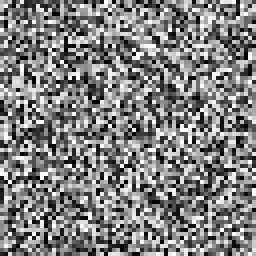
%> input picture matlab/Compression and encryption/data/black/suoluetu_E.tiff, 64 x 64 px (shown 4 times larger)
$ octave correlation_analysis.m   (GNU Octave 9; MATLAB toolbox functions it lacks are replaced by stand-ins)
%> lines starting %> are read from the running program, lines starting %| are printed output that depends on the picture; long printed decimals are rounded
%% 加密系统像素相关性分析
%   @author:董昊
%   @date:2020.04.17
%% 原始图像相邻像素相关性分析
%{
先随机在0~M-1行和0~N-1列选中5000个像素点，
计算水平相关性时，选择每个点的相邻的右边的点；
计算垂直相关性时，选择每个点的相邻的下方的点；
计算对角线相关性时，选择每个点的相邻的右下方的点。
%}
clear;clc;
I=imread('./data/black/suoluetu_E.tiff');         %读取图像信息
%> I is the input picture: size 64x64 uint8; min 0, max 255, mean 128


J1=I;             %读取图像信息

I = J1;
I1=I;        %R
I2=I;        %G
I3=I;        %B
Q_R=I;
Q_G=I;
Q_B=I;
[M,N]=size(I1);                      %将图像的行列赋值给M,N
%> M = 64; N = 64
NN=2000;    %随机取5000对像素点
x1=ceil(rand(1,NN)*(M-1));      %生成5000个1~M-1的随机整数作为行
y1=ceil(rand(1,NN)*(N-1));      %生成5000个1~N-1的随机整数作为列
%预分配内存
XX_R_SP=zeros(1,NN);YY_R_SP=zeros(1,NN);        %水平
XX_G_SP=zeros(1,NN);YY_G_SP=zeros(1,NN);
XX_B_SP=zeros(1,NN);YY_B_SP=zeros(1,NN);
XX_R_CZ=zeros(1,NN);YY_R_CZ=zeros(1,NN);        %垂直
XX_G_CZ=zeros(1,NN);YY_G_CZ=zeros(1,NN);
XX_B_CZ=zeros(1,NN);YY_B_CZ=zeros(1,NN);
XX_R_DJX=zeros(1,NN);YY_R_DJX=zeros(1,NN);      %对角线
XX_G_DJX=zeros(1,NN);YY_G_DJX=zeros(1,NN);
XX_B_DJX=zeros(1,NN);YY_B_DJX=zeros(1,NN);
for i=1:NN
    %水平
    XX_R_SP(i)=I1(x1(i),y1(i));
    YY_R_SP(i)=I1(x1(i)+1,y1(i));
    XX_G_SP(i)=I2(x1(i),y1(i));
    YY_G_SP(i)=I2(x1(i)+1,y1(i));
    XX_B_SP(i)=I3(x1(i),y1(i));
    YY_B_SP(i)=I3(x1(i)+1,y1(i));
    %垂直
    XX_R_CZ(i)=I1(x1(i),y1(i));
    YY_R_CZ(i)=I1(x1(i),y1(i)+1);
    XX_G_CZ(i)=I2(x1(i),y1(i));
    YY_G_CZ(i)=I2(x1(i),y1(i)+1);
    XX_B_CZ(i)=I3(x1(i),y1(i));
    YY_B_CZ(i)=I3(x1(i),y1(i)+1);
    %对角线
    XX_R_DJX(i)=I1(x1(i),y1(i));
    YY_R_DJX(i)=I1(x1(i)+1,y1(i)+1);
    XX_G_DJX(i)=I2(x1(i),y1(i));
    YY_G_DJX(i)=I2(x1(i)+1,y1(i)+1);
    XX_B_DJX(i)=I3(x1(i),y1(i));
    YY_B_DJX(i)=I3(x1(i)+1,y1(i)+1);
end
%> after the loop, XX_B_CZ = 2000 values, max 255 at index 2, min 0 at index 559, mean 127.9; XX_B_DJX has the same summary as XX_B_CZ; XX_B_SP has the same summary as XX_B_CZ; XX_G_CZ has the same summary as XX_B_CZ; XX_G_DJX has the same summary as XX_B_CZ; XX_G_SP has the same summary as XX_B_CZ; XX_R_CZ has the same summary as XX_B_CZ; XX_R_DJX has the same summary as XX_B_CZ; XX_R_SP has the same summary as XX_B_CZ; YY_B_CZ = 2000 values, max 255 at index 11, min 0 at index 345, mean 127.5; YY_B_DJX = 2000 values, max 255 at index 33, min 0 at index 165, mean 127.8; YY_B_SP = 2000 values, max 255 at index 78, min 0 at index 173, mean 129.7; YY_G_CZ has the same summary as YY_B_CZ; YY_G_DJX has the same summary as YY_B_DJX; YY_G_SP has the same summary as YY_B_SP; YY_R_CZ has the same summary as YY_B_CZ; YY_R_DJX has the same summary as YY_B_DJX; YY_R_SP has the same summary as YY_B_SP
%水平
R=figure('color',[1 1 1]);
scatter(XX_R_SP,YY_R_SP,18,'filled');
xlabel('Gray value of random pixels');
ylabel('Gray value of pixel in horizontal direction adjacent to the point');
% title('原始图像R通道水平相邻元素相关性点图');
axis([0 255,0 255]);
set(gca,'XTick',0:15:255);
set(gca,'YTick',0:15:255);
frame = getframe(R);
R_original_Horizontal=frame2im(frame);
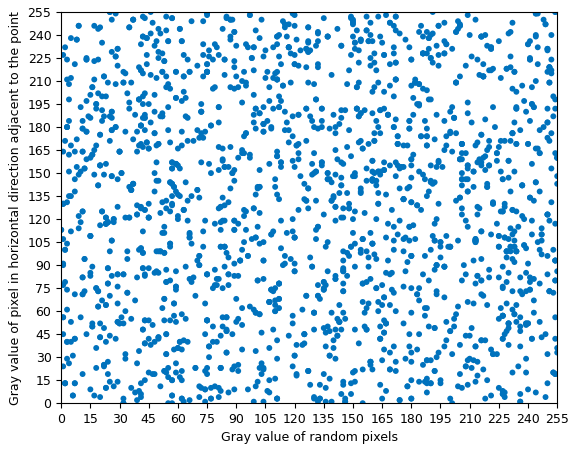
%> R_original_Horizontal: size 452x576x3 uint8; mean R, G, B 211.8, 228.7, 239.8
imwrite(R_original_Horizontal,'./testImage/lena加密前水平.png','png');
% [46 lines of commented-out code are left out]
R=figure('color',[1 1 1]);
scatter(XX_R_CZ,YY_R_CZ,18,'filled');
xlabel('Gray value of random pixels');
ylabel('Gray value of pixel in the vertical direction adjacent to the point');
% title('原始图像R通道垂直相邻元素相关性点图');
axis([0 255,0 255]);
set(gca,'XTick',0:15:255);
set(gca,'YTick',0:15:255);
frame = getframe(R);
R_original_Vertical=frame2im(frame);
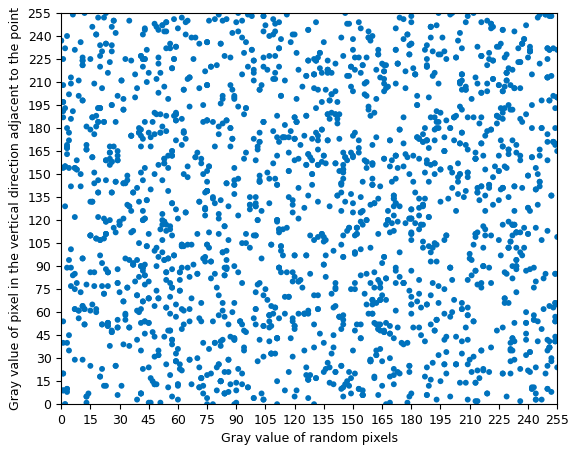
%> R_original_Vertical: size 453x576x3 uint8; mean R, G, B 211.9, 228.7, 239.8
imwrite(R_original_Vertical,'./testImage/lena加密前垂直.png','png');
% [47 lines of commented-out code are left out]
R=figure('color',[1 1 1]);
scatter(XX_R_DJX,YY_R_DJX,18,'filled');
xlabel('Gray value of random pixels');
ylabel('Gray value of pixel in diagonal direction adjacent to the point');
% title('原始图像R通道对角线相邻元素相关性点图');
axis([0 255,0 255]);
set(gca,'XTick',0:15:255);
set(gca,'YTick',0:15:255);
frame = getframe(R);
R_original_Diagonal=frame2im(frame);
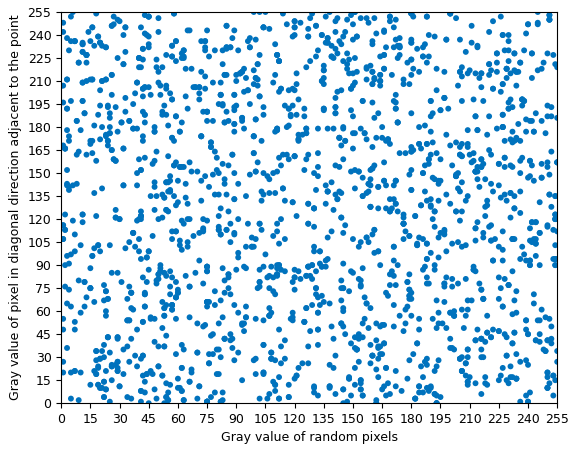
%> R_original_Diagonal: size 452x576x3 uint8; mean R, G, B 212, 228.8, 239.9
imwrite(R_original_Diagonal,'./testImage/lena/lena_suoluetu加密前对角.png','png');
% [47 lines of commented-out code are left out]
EX1_R=0;EY1_SP_R=0;DX1_R=0;DY1_SP_R=0;COVXY1_SP_R=0;    %计算水平相关性时需要的变量
EY1_CZ_R=0;DY1_CZ_R=0;COVXY1_CZ_R=0;                %垂直
EY1_DJX_R=0;DY1_DJX_R=0;COVXY1_DJX_R=0;             %对角线
%G通道
EX1_G=0;EY1_SP_G=0;DX1_G=0;DY1_SP_G=0;COVXY1_SP_G=0;
EY1_CZ_G=0;DY1_CZ_G=0;COVXY1_CZ_G=0;
EY1_DJX_G=0;DY1_DJX_G=0;COVXY1_DJX_G=0;
%B通道
EX1_B=0;EY1_SP_B=0;DX1_B=0;DY1_SP_B=0;COVXY1_SP_B=0;
EY1_CZ_B=0;DY1_CZ_B=0;COVXY1_CZ_B=0;
EY1_DJX_B=0;DY1_DJX_B=0;COVXY1_DJX_B=0;

I1=double(I1);%将I1转换成双精度浮点类型
I2=double(I2);%将I2转换成双精度浮点类型
I3=double(I3);%将I3转换成双精度浮点类型
for i=1:NN
    %第一个像素点的E，水平、垂直、对角线时计算得出的第一个像素点的E相同，统一用EX1表示
    EX1_R=EX1_R+I1(x1(i),y1(i));
    EX1_G=EX1_G+I2(x1(i),y1(i));
    EX1_B=EX1_B+I3(x1(i),y1(i));
    %第二个像素点的E，水平、垂直、对角线的E分别对应EY1_SP、EY1_CZ、EY1_DJX
    %R通道
    EY1_SP_R=EY1_SP_R+I1(x1(i),y1(i)+1);
    EY1_CZ_R=EY1_CZ_R+I1(x1(i)+1,y1(i));
    EY1_DJX_R=EY1_DJX_R+I1(x1(i)+1,y1(i)+1);
    %G通道
    EY1_SP_G=EY1_SP_G+I2(x1(i),y1(i)+1);
    EY1_CZ_G=EY1_CZ_G+I2(x1(i)+1,y1(i));
    EY1_DJX_G=EY1_DJX_G+I2(x1(i)+1,y1(i)+1);
    %B通道
    EY1_SP_B=EY1_SP_B+I3(x1(i),y1(i)+1);
    EY1_CZ_B=EY1_CZ_B+I3(x1(i)+1,y1(i));
    EY1_DJX_B=EY1_DJX_B+I3(x1(i)+1,y1(i)+1);
end
%> this loop made 2000 passes
%> (EX1_R, EX1_G, EX1_B, EY1_SP_R, EY1_CZ_R, EY1_DJX_R, EY1_SP_G, EY1_CZ_G) on passes 1 to 3: (128, 128, 128, 19, 12, 223, 19, 12), (383, 383, 383, 128, 48, 335, 128, 48), (620, 620, 620, 225, 170, 495, 225, 170)
%统一在循环外除以像素点对数1000，可减少运算次数
% R通道
EX1_R=EX1_R/NN;
EY1_SP_R=EY1_SP_R/NN;
EY1_CZ_R=EY1_CZ_R/NN;
EY1_DJX_R=EY1_DJX_R/NN;
% G通道
EX1_G=EX1_G/NN;
EY1_SP_G=EY1_SP_G/NN;
EY1_CZ_G=EY1_CZ_G/NN;
EY1_DJX_G=EY1_DJX_G/NN;
% B通道
EX1_B=EX1_B/NN;
EY1_SP_B=EY1_SP_B/NN;
EY1_CZ_B=EY1_CZ_B/NN;
EY1_DJX_B=EY1_DJX_B/NN;
for i=1:NN
    %第一个像素点的D，水平、垂直、对角线时计算得出第一个像素点的D相同，统一用DX表示
    DX1_R=DX1_R+(I1(x1(i),y1(i))-EX1_R)^2;
    DX1_G=DX1_G+(I2(x1(i),y1(i))-EX1_G)^2;
    DX1_B=DX1_B+(I3(x1(i),y1(i))-EX1_B)^2;
    %第二个像素点的D，水平、垂直、对角线的D分别对应DY1_SP、DY1_CZ、DY1_DJX
    %R通道
    DY1_SP_R=DY1_SP_R+(I1(x1(i),y1(i)+1)-EY1_SP_R)^2;
    DY1_CZ_R=DY1_CZ_R+(I1(x1(i)+1,y1(i))-EY1_CZ_R)^2;
    DY1_DJX_R=DY1_DJX_R+(I1(x1(i)+1,y1(i)+1)-EY1_DJX_R)^2;
    %G通道
    DY1_SP_G=DY1_SP_G+(I2(x1(i),y1(i)+1)-EY1_SP_G)^2;
    DY1_CZ_G=DY1_CZ_G+(I2(x1(i)+1,y1(i))-EY1_CZ_G)^2;
    DY1_DJX_G=DY1_DJX_G+(I2(x1(i)+1,y1(i)+1)-EY1_DJX_G)^2;
    %B通道
    DY1_SP_B=DY1_SP_B+(I3(x1(i),y1(i)+1)-EY1_SP_B)^2;
    DY1_CZ_B=DY1_CZ_B+(I3(x1(i)+1,y1(i))-EY1_CZ_B)^2;
    DY1_DJX_B=DY1_DJX_B+(I3(x1(i)+1,y1(i)+1)-EY1_DJX_B)^2;
    %两个相邻像素点相关函数的计算，水平、垂直、对角线
    %R通道
    COVXY1_SP_R=COVXY1_SP_R+(I1(x1(i),y1(i))-EX1_R)*(I1(x1(i),y1(i)+1)-EY1_SP_R);
    COVXY1_CZ_R=COVXY1_CZ_R+(I1(x1(i),y1(i))-EX1_R)*(I1(x1(i)+1,y1(i))-EY1_CZ_R);
    COVXY1_DJX_R=COVXY1_DJX_R+(I1(x1(i),y1(i))-EX1_R)*(I1(x1(i)+1,y1(i)+1)-EY1_DJX_R);
    %G通道
    COVXY1_SP_G=COVXY1_SP_G+(I2(x1(i),y1(i))-EX1_G)*(I2(x1(i),y1(i)+1)-EY1_SP_G);
    COVXY1_CZ_G=COVXY1_CZ_G+(I2(x1(i),y1(i))-EX1_G)*(I2(x1(i)+1,y1(i))-EY1_CZ_G);
    COVXY1_DJX_G=COVXY1_DJX_G+(I2(x1(i),y1(i))-EX1_G)*(I2(x1(i)+1,y1(i)+1)-EY1_DJX_G);
    %B通道
    COVXY1_SP_B=COVXY1_SP_B+(I3(x1(i),y1(i))-EX1_B)*(I3(x1(i),y1(i)+1)-EY1_SP_B);
    COVXY1_CZ_B=COVXY1_CZ_B+(I3(x1(i),y1(i))-EX1_B)*(I3(x1(i)+1,y1(i))-EY1_CZ_B);
    COVXY1_DJX_B=COVXY1_DJX_B+(I3(x1(i),y1(i))-EX1_B)*(I3(x1(i)+1,y1(i)+1)-EY1_DJX_B);
end
%统一在循环外除以像素点对数1000，可减少运算次数
%R通道
DX1_R=DX1_R/NN;
DY1_SP_R=DY1_SP_R/NN;
DY1_CZ_R=DY1_CZ_R/NN;
DY1_DJX_R=DY1_DJX_R/NN;
COVXY1_SP_R=COVXY1_SP_R/NN;
COVXY1_CZ_R=COVXY1_CZ_R/NN;
COVXY1_DJX_R=COVXY1_DJX_R/NN;
%G通道
DX1_G=DX1_G/NN;
DY1_SP_G=DY1_SP_G/NN;
DY1_CZ_G=DY1_CZ_G/NN;
DY1_DJX_G=DY1_DJX_G/NN;
COVXY1_SP_G=COVXY1_SP_G/NN;
COVXY1_CZ_G=COVXY1_CZ_G/NN;
COVXY1_DJX_G=COVXY1_DJX_G/NN;
%B通道
DX1_B=DX1_B/NN;
DY1_SP_B=DY1_SP_B/NN;
DY1_CZ_B=DY1_CZ_B/NN;
DY1_DJX_B=DY1_DJX_B/NN;
COVXY1_SP_B=COVXY1_SP_B/NN;
COVXY1_CZ_B=COVXY1_CZ_B/NN;
COVXY1_DJX_B=COVXY1_DJX_B/NN;
%水平、垂直、对角线的相关性
%R通道
RXY1_SP_R=COVXY1_SP_R/sqrt(DX1_R*DY1_SP_R);
RXY1_CZ_R=COVXY1_CZ_R/sqrt(DX1_R*DY1_CZ_R);
RXY1_DJX_R=COVXY1_DJX_R/sqrt(DX1_R*DY1_DJX_R);
%G通道
RXY1_SP_G=COVXY1_SP_G/sqrt(DX1_G*DY1_SP_G);
RXY1_CZ_G=COVXY1_CZ_G/sqrt(DX1_G*DY1_CZ_G);
RXY1_DJX_G=COVXY1_DJX_G/sqrt(DX1_G*DY1_DJX_G);
%B通道
RXY1_SP_B=COVXY1_SP_B/sqrt(DX1_B*DY1_SP_B);
RXY1_CZ_B=COVXY1_CZ_B/sqrt(DX1_B*DY1_CZ_B);
RXY1_DJX_B=COVXY1_DJX_B/sqrt(DX1_B*DY1_DJX_B);

%% 加密图像相邻图像相关性分析
%{
先随机在0~M-1行和0~N-1列选中1000个像素点，
计算水平相关性时，选择每个点的相邻的右边的点；
计算垂直相关性时，选择每个点的相邻的下方的点；
计算对角线相关性时，选择每个点的相邻的右下方的点。
%}
%相关性曲线
%水平
XX_R_SP=zeros(1,NN);YY_R_SP=zeros(1,NN);  %预分配内存
XX_G_SP=zeros(1,NN);YY_G_SP=zeros(1,NN);
XX_B_SP=zeros(1,NN);YY_B_SP=zeros(1,NN);
%垂直
XX_R_CZ=zeros(1,NN);YY_R_CZ=zeros(1,NN);  %预分配内存
XX_G_CZ=zeros(1,NN);YY_G_CZ=zeros(1,NN);
XX_B_CZ=zeros(1,NN);YY_B_CZ=zeros(1,NN);
%对角线
XX_R_DJX=zeros(1,NN);YY_R_DJX=zeros(1,NN);  %预分配内存
XX_G_DJX=zeros(1,NN);YY_G_DJX=zeros(1,NN);
XX_B_DJX=zeros(1,NN);YY_B_DJX=zeros(1,NN);
for i=1:NN
    %水平
    XX_R_SP(i)=Q_R(x1(i),y1(i));
    YY_R_SP(i)=Q_R(x1(i)+1,y1(i));
    XX_G_SP(i)=Q_G(x1(i),y1(i));
    YY_G_SP(i)=Q_G(x1(i)+1,y1(i));
    XX_B_SP(i)=Q_B(x1(i),y1(i));
    YY_B_SP(i)=Q_B(x1(i)+1,y1(i));
    %垂直
    XX_R_CZ(i)=Q_R(x1(i),y1(i));
    YY_R_CZ(i)=Q_R(x1(i),y1(i)+1);
    XX_G_CZ(i)=Q_G(x1(i),y1(i));
    YY_G_CZ(i)=Q_G(x1(i),y1(i)+1);
    XX_B_CZ(i)=Q_B(x1(i),y1(i));
    YY_B_CZ(i)=Q_B(x1(i),y1(i)+1);
    %对角线
    XX_R_DJX(i)=Q_R(x1(i),y1(i));
    YY_R_DJX(i)=Q_R(x1(i)+1,y1(i)+1);
    XX_G_DJX(i)=Q_G(x1(i),y1(i));
    YY_G_DJX(i)=Q_G(x1(i)+1,y1(i)+1);
    XX_B_DJX(i)=Q_B(x1(i),y1(i));
    YY_B_DJX(i)=Q_B(x1(i)+1,y1(i)+1);
end
%水平
R=figure('color',[1 1 1]);
scatter(XX_R_SP,YY_R_SP,18,'filled');
xlabel('Gray value of random pixels in R channel');
ylabel('Gray value of pixel in horizontal direction adjacent to the point');
% title('加密图像R通道水平相邻元素相关性点图');
axis([0 255,0 255]);
set(gca,'XTick',0:15:255);
set(gca,'YTick',0:15:255);
frame = getframe(R);
R_aftet_Horizontal=frame2im(frame);
imwrite(R_aftet_Horizontal,'./testImage/lena加密后.png','png');
% [47 lines of commented-out code are left out]
R=figure('color',[1 1 1]);
scatter(XX_R_CZ,YY_R_CZ,18,'filled');
xlabel('Gray value of random pixels in R channel');
ylabel('Gray value of pixel in the vertical direction adjacent to the point');
% title('加密图像R通道垂直相邻元素相关性点图');
axis([0 255,0 255]);
set(gca,'XTick',0:15:255);
set(gca,'YTick',0:15:255);
frame = getframe(R);
R_aftet_Vertical=frame2im(frame);
% [48 lines of commented-out code are left out]
R=figure('color',[1 1 1]);
scatter(XX_R_DJX,YY_R_DJX,18,'filled');
xlabel('Gray value of random pixels in channel R');
ylabel('Gray value of pixel in diagonal direction adjacent to the point');
% title('加密图像R通道对角线相邻元素相关性点图');
axis([0 255,0 255]);
set(gca,'XTick',0:15:255);
set(gca,'YTick',0:15:255);
frame = getframe(R);
R_aftet_Diagonal=frame2im(frame);
% [49 lines of commented-out code are left out]
Q_R=double(Q_R);
EX2_R=0;EY2_SP_R=0;DX2_R=0;DY2_SP_R=0;COVXY2_SP_R=0;    %水平
EY2_CZ_R=0;DY2_CZ_R=0;COVXY2_CZ_R=0;    %垂直
EY2_DJX_R=0;DY2_DJX_R=0;COVXY2_DJX_R=0;   %对角线
%G通道
Q_G=double(Q_G);
EX2_G=0;EY2_SP_G=0;DX2_G=0;DY2_SP_G=0;COVXY2_SP_G=0;    %水平
EY2_CZ_G=0;DY2_CZ_G=0;COVXY2_CZ_G=0;    %垂直
EY2_DJX_G=0;DY2_DJX_G=0;COVXY2_DJX_G=0;   %对角线
%B通道
Q_B=double(Q_B);
EX2_B=0;EY2_SP_B=0;DX2_B=0;DY2_SP_B=0;COVXY2_SP_B=0;    %水平
EY2_CZ_B=0;DY2_CZ_B=0;COVXY2_CZ_B=0;    %垂直
EY2_DJX_B=0;DY2_DJX_B=0;COVXY2_DJX_B=0;   %对角线
for i=1:NN
    %第一个像素点的E，水平、垂直、对角线时计算得出的第一个像素点的E相同，统一用EX2表示
    EX2_R=EX2_R+Q_R(x1(i),y1(i));
    EX2_G=EX2_G+Q_G(x1(i),y1(i));
    EX2_B=EX2_B+Q_B(x1(i),y1(i));
    %第二个像素点的E，水平、垂直、对角线的E分别对应EY2_SP、EY2_CZ、EY2_DJX
    %R通道
    EY2_SP_R=EY2_SP_R+Q_R(x1(i),y1(i)+1);
    EY2_CZ_R=EY2_CZ_R+Q_R(x1(i)+1,y1(i));
    EY2_DJX_R=EY2_DJX_R+Q_R(x1(i)+1,y1(i)+1);
    %G通道
    EY2_SP_G=EY2_SP_G+Q_G(x1(i),y1(i)+1);
    EY2_CZ_G=EY2_CZ_G+Q_G(x1(i)+1,y1(i));
    EY2_DJX_G=EY2_DJX_G+Q_G(x1(i)+1,y1(i)+1);
    %B通道
    EY2_SP_B=EY2_SP_B+Q_B(x1(i),y1(i)+1);
    EY2_CZ_B=EY2_CZ_B+Q_B(x1(i)+1,y1(i));
    EY2_DJX_B=EY2_DJX_B+Q_B(x1(i)+1,y1(i)+1);
end
%统一在循环外除以像素点对数1000，可减少运算次数
%R通道
EX2_R=EX2_R/NN;
EY2_SP_R=EY2_SP_R/NN;
EY2_CZ_R=EY2_CZ_R/NN;
EY2_DJX_R=EY2_DJX_R/NN;
%G通道
EX2_G=EX2_G/NN;
EY2_SP_G=EY2_SP_G/NN;
EY2_CZ_G=EY2_CZ_G/NN;
EY2_DJX_G=EY2_DJX_G/NN;
%B通道
EX2_B=EX2_B/NN;
EY2_SP_B=EY2_SP_B/NN;
EY2_CZ_B=EY2_CZ_B/NN;
EY2_DJX_B=EY2_DJX_B/NN;

for i=1:NN
    %第一个像素点的D，水平、垂直、对角线时计算得出第一个像素点的D相同，统一用DX2表示
    DX2_R=DX2_R+(Q_R(x1(i),y1(i))-EX2_R)^2;
    DX2_G=DX2_G+(Q_G(x1(i),y1(i))-EX2_G)^2;
    DX2_B=DX2_B+(Q_B(x1(i),y1(i))-EX2_B)^2;
    %第二个像素点的D，水平、垂直、对角线的D分别对应DY2_SP、DY2_CZ、DY2_DJX
    %R通道
    DY2_SP_R=DY2_SP_R+(Q_R(x1(i),y1(i)+1)-EY2_SP_R)^2;
    DY2_CZ_R=DY2_CZ_R+(Q_R(x1(i)+1,y1(i))-EY2_CZ_R)^2;
    DY2_DJX_R=DY2_DJX_R+(Q_R(x1(i)+1,y1(i)+1)-EY2_DJX_R)^2;
    %G通道
    DY2_SP_G=DY2_SP_G+(Q_G(x1(i),y1(i)+1)-EY2_SP_G)^2;
    DY2_CZ_G=DY2_CZ_G+(Q_G(x1(i)+1,y1(i))-EY2_CZ_G)^2;
    DY2_DJX_G=DY2_DJX_G+(Q_G(x1(i)+1,y1(i)+1)-EY2_DJX_G)^2;
    %B通道
    DY2_SP_B=DY2_SP_B+(Q_B(x1(i),y1(i)+1)-EY2_SP_B)^2;
    DY2_CZ_B=DY2_CZ_B+(Q_B(x1(i)+1,y1(i))-EY2_CZ_B)^2;
    DY2_DJX_B=DY2_DJX_B+(Q_B(x1(i)+1,y1(i)+1)-EY2_DJX_B)^2;
    %两个相邻像素点相关函数的计算，水平、垂直、对角线
    %R通道
    COVXY2_SP_R=COVXY2_SP_R+(Q_R(x1(i),y1(i))-EX2_R)*(Q_R(x1(i),y1(i)+1)-EY2_SP_R);
    COVXY2_CZ_R=COVXY2_CZ_R+(Q_R(x1(i),y1(i))-EX2_R)*(Q_R(x1(i)+1,y1(i))-EY2_CZ_R);
    COVXY2_DJX_R=COVXY2_DJX_R+(Q_R(x1(i),y1(i))-EX2_R)*(Q_R(x1(i)+1,y1(i)+1)-EY2_DJX_R);
    %G通道
    COVXY2_SP_G=COVXY2_SP_G+(Q_G(x1(i),y1(i))-EX2_G)*(Q_G(x1(i),y1(i)+1)-EY2_SP_G);
    COVXY2_CZ_G=COVXY2_CZ_G+(Q_G(x1(i),y1(i))-EX2_G)*(Q_G(x1(i)+1,y1(i))-EY2_CZ_G);
    COVXY2_DJX_G=COVXY2_DJX_G+(Q_G(x1(i),y1(i))-EX2_G)*(Q_G(x1(i)+1,y1(i)+1)-EY2_DJX_G);
    %B通道
    COVXY2_SP_B=COVXY2_SP_B+(Q_B(x1(i),y1(i))-EX2_B)*(Q_B(x1(i),y1(i)+1)-EY2_SP_B);
    COVXY2_CZ_B=COVXY2_CZ_B+(Q_B(x1(i),y1(i))-EX2_B)*(Q_B(x1(i)+1,y1(i))-EY2_CZ_B);
    COVXY2_DJX_B=COVXY2_DJX_B+(Q_B(x1(i),y1(i))-EX2_B)*(Q_B(x1(i)+1,y1(i)+1)-EY2_DJX_B);
end
%统一在循环外除以像素点对数1000，可减少运算次数
%R通道
DX2_R=DX2_R/NN;
DY2_SP_R=DY2_SP_R/NN;
DY2_CZ_R=DY2_CZ_R/NN;
DY2_DJX_R=DY2_DJX_R/NN;
COVXY2_SP_R=COVXY2_SP_R/NN;
COVXY2_CZ_R=COVXY2_CZ_R/NN;
COVXY2_DJX_R=COVXY2_DJX_R/NN;
%G通道
DX2_G=DX2_G/NN;
DY2_SP_G=DY2_SP_G/NN;
DY2_CZ_G=DY2_CZ_G/NN;
DY2_DJX_G=DY2_DJX_G/NN;
COVXY2_SP_G=COVXY2_SP_G/NN;
COVXY2_CZ_G=COVXY2_CZ_G/NN;
COVXY2_DJX_G=COVXY2_DJX_G/NN;
%B通道
DX2_B=DX2_B/NN;
DY2_SP_B=DY2_SP_B/NN;
DY2_CZ_B=DY2_CZ_B/NN;
DY2_DJX_B=DY2_DJX_B/NN;
COVXY2_SP_B=COVXY2_SP_B/NN;
COVXY2_CZ_B=COVXY2_CZ_B/NN;
COVXY2_DJX_B=COVXY2_DJX_B/NN;
%水平、垂直、对角线的相关性
%R通道
RXY2_SP_R=COVXY2_SP_R/sqrt(DX2_R*DY2_SP_R);
RXY2_CZ_R=COVXY2_CZ_R/sqrt(DX2_R*DY2_CZ_R);
RXY2_DJX_R=COVXY2_DJX_R/sqrt(DX2_R*DY2_DJX_R);
%G通道
RXY2_SP_G=COVXY2_SP_G/sqrt(DX2_G*DY2_SP_G);
RXY2_CZ_G=COVXY2_CZ_G/sqrt(DX2_G*DY2_CZ_G);
RXY2_DJX_G=COVXY2_DJX_G/sqrt(DX2_G*DY2_DJX_G);
%B通道
RXY2_SP_B=COVXY2_SP_B/sqrt(DX2_B*DY2_SP_B);
RXY2_CZ_B=COVXY2_CZ_B/sqrt(DX2_B*DY2_CZ_B);
RXY2_DJX_B=COVXY2_DJX_B/sqrt(DX2_B*DY2_DJX_B);

disp('R通道相关性：');
disp(['原始图片R通道相关性：','  水平相关性=',num2str(RXY1_SP_R),'    垂直相关性=',num2str(RXY1_CZ_R),'  对角线相关性=',num2str(RXY1_DJX_R)]);
%| 原始图片R通道相关性：  水平相关性=0.03318    垂直相关性=0.0111  对角线相关性=-0.015
disp(['加密图片R通道相关性：','  水平相关性=',num2str(RXY2_SP_R),'  垂直相关性=',num2str(RXY2_CZ_R),'  对角线相关性=',num2str(RXY2_DJX_R)]);
%| 加密图片R通道相关性：  水平相关性=0.03318  垂直相关性=0.0111  对角线相关性=-0.015
disp('G通道相关性：');
disp(['原始图片G通道相关性：','  水平相关性=',num2str(RXY1_SP_G),'   垂直相关性=',num2str(RXY1_CZ_G),'  对角线相关性=',num2str(RXY1_DJX_G)]);
%| 原始图片G通道相关性：  水平相关性=0.03318   垂直相关性=0.0111  对角线相关性=-0.015
disp(['加密图片G通道相关性：','  水平相关性=',num2str(RXY2_SP_G),' 垂直相关性=',num2str(RXY2_CZ_G),'  对角线相关性=',num2str(RXY2_DJX_G)]);
%| 加密图片G通道相关性：  水平相关性=0.03318 垂直相关性=0.0111  对角线相关性=-0.015
disp('B通道相关性：');
disp(['原始图片B通道相关性：','  水平相关性=',num2str(RXY1_SP_B),'   垂直相关性=',num2str(RXY1_CZ_B),'  对角线相关性=',num2str(RXY1_DJX_B)]);
%| 原始图片B通道相关性：  水平相关性=0.03318   垂直相关性=0.0111  对角线相关性=-0.015
disp(['加密图片B通道相关性：','  水平相关性=',num2str(RXY2_SP_B),'  垂直相关性=',num2str(RXY2_CZ_B),'  对角线相关性=',num2str(RXY2_DJX_B)]);
%| 加密图片B通道相关性：  水平相关性=0.03318  垂直相关性=0.0111  对角线相关性=-0.015
